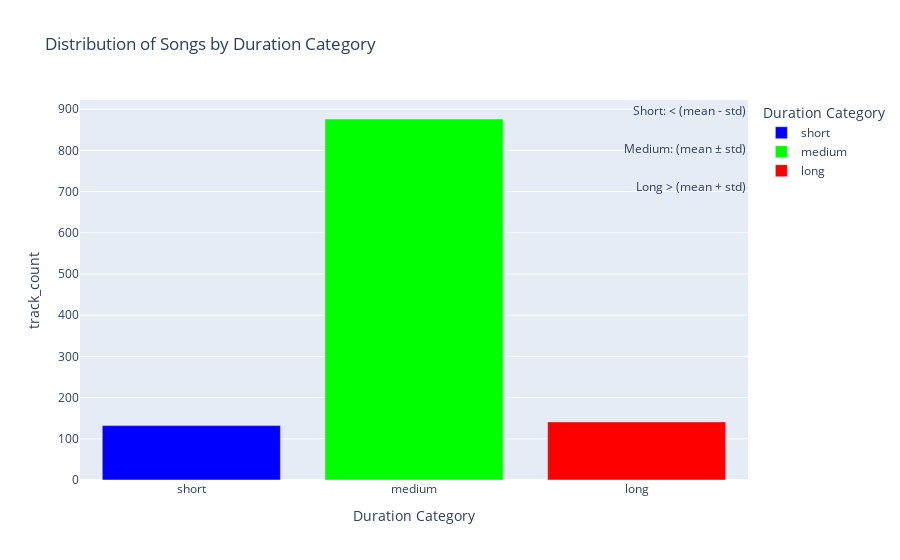
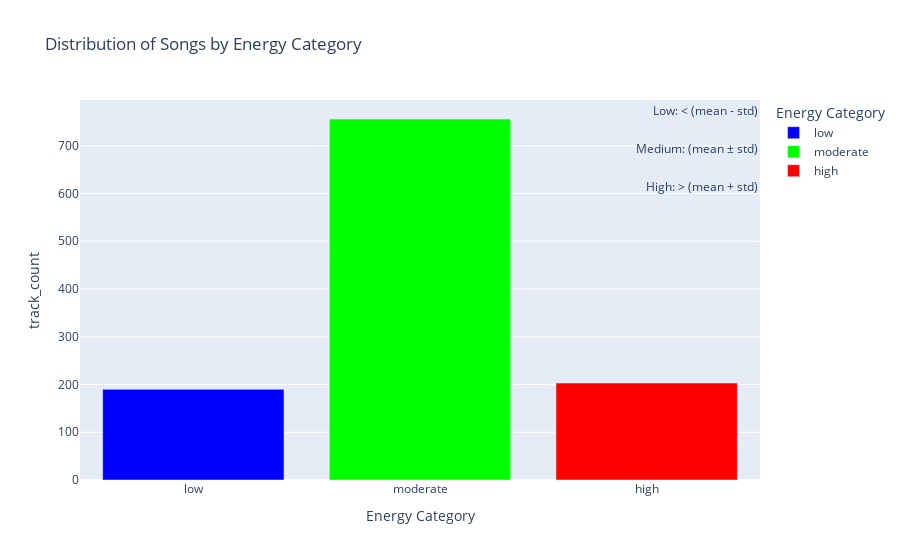

Notebook cell for these charts, in order:
### Markdown cell above
Calculate the mean and standard deviation of song duration and energy, and plot the distribution of songs in each category

### Code cell
mean_duration = df_merged_mysql_mongo['duration'].mean()
std_duration = df_merged_mysql_mongo['duration'].std()

df = df_merged_mysql_mongo
# Define a function to categorize song duration
def categorize_duration(duration):
    if duration < (mean_duration - std_duration):
        return 'short'
    elif duration < (mean_duration + std_duration):
        return 'medium'
    else:
        return 'long'

df['duration_category'] = df['duration'].apply(categorize_duration)

mean_energy = df_merged_mysql_mongo['energy'].mean()
std_energy = df_merged_mysql_mongo['energy'].std()

# Define a function to categorize tempo
def categorize_energy(energy):
    if energy < (mean_energy - std_energy):
        return 'low'
    elif energy < (mean_energy + std_energy):
        return 'moderate'
    else:
        return 'high'

df['energy_category'] = df['energy'].apply(categorize_energy)

print(f'Mean Duration: {mean_duration.round(3)}')
print(f'Standard Deviation Duration: {std_duration.round(3)}')
print(f'Mean Energy: {mean_energy.round(3)}')
print(f'Standard Deviation Energy: {std_energy.round(3)}')

# Define a custom color scale for the duration_category graph
color_scale = ['#0000FF', '#00FF00', '#FF0000']
category_orders_duration = {'duration_category': ['short', 'medium', 'long']}
category_orders_energy = {'energy_category': ['low', 'moderate', 'high']}

duration_category_counts = df['duration_category'].value_counts().reset_index()
duration_category_counts.columns = ['duration_category', 'track_count']

duration_category_fig = px.bar(duration_category_counts, x='duration_category', y='track_count',
                             title='Distribution of Songs by Duration Category',
                             labels={'duration_category': 'Duration Category'},
                             hover_data={'track_count': True},
                             color='duration_category',
                             category_orders=category_orders_duration,
                             color_discrete_sequence=color_scale)

legend_labels = {
    'short': 'Short: < (mean - std)',
    'medium': 'Medium: (mean ± std)',
    'long': 'Long > (mean + std)'
}

legend_annotations = [dict(x=1.00, y=1 - 0.1 * i, xref='paper', yref='paper',
                           text=f'{legend_labels[label]}', showarrow=False)
                      for i, label in enumerate(category_orders_duration['duration_category'])]
duration_category_fig.update_layout(annotations=legend_annotations)
duration_category_fig.show()

# Calculate the track count for each energy category
energy_category_counts = df['energy_category'].value_counts().reset_index()
energy_category_counts.columns = ['energy_category', 'track_count']


energy_category_fig = px.bar(energy_category_counts, x='energy_category', y='track_count',
                             title='Distribution of Songs by Energy Category',
                             labels={'energy_category': 'Energy Category'},
                             hover_data={'track_count': True},
                             color='energy_category',
                             category_orders=category_orders_energy,
                             color_discrete_sequence=color_scale)

legend_labels = {
    'low': 'Low: < (mean - std)',
    'moderate': 'Medium: (mean ± std)',
    'high': 'High: > (mean + std)'
}

legend_annotations = [dict(x=1.00, y=1 - 0.1 * i, xref='paper', yref='paper',
                           text=f'{legend_labels[label]}', showarrow=False)
                      for i, label in enumerate(category_orders_energy['energy_category'])]
energy_category_fig.update_layout(annotations=legend_annotations)
energy_category_fig.show()

### Figure 1 — Plotly figure (JSON) as saved in the notebook; plotly's stock layout.template omitted (floating-point values rounded to 4 significant figures)
{"data": [{"alignmentgroup": "True", "hovertemplate": "Duration Category=%{x}<br>track_count=%{y}<extra></extra>", "legendgroup": "short", "marker": {"color": "#0000FF", "pattern": {"shape": ""}}, "name": "short", "offsetgroup": "short", "orientation": "v", "showlegend": true, "textposition": "auto", "type": "bar", "x": ["short"], "xaxis": "x", "y": [132], "yaxis": "y"}, {"alignmentgroup": "True", "hovertemplate": "Duration Category=%{x}<br>track_count=%{y}<extra></extra>", "legendgroup": "medium", "marker": {"color": "#00FF00", "pattern": {"shape": ""}}, "name": "medium", "offsetgroup": "medium", "orientation": "v", "showlegend": true, "textposition": "auto", "type": "bar", "x": ["medium"], "xaxis": "x", "y": [876], "yaxis": "y"}, {"alignmentgroup": "True", "hovertemplate": "Duration Category=%{x}<br>track_count=%{y}<extra></extra>", "legendgroup": "long", "marker": {"color": "#FF0000", "pattern": {"shape": ""}}, "name": "long", "offsetgroup": "long", "orientation": "v", "showlegend": true, "textposition": "auto", "type": "bar", "x": ["long"], "xaxis": "x", "y": [141], "yaxis": "y"}], "layout": {"annotations": [{"showarrow": false, "text": "Short: < (mean - std)", "x": 1, "xref": "paper", "y": 1, "yref": "paper"}, {"showarrow": false, "text": "Medium: (mean ± std)", "x": 1, "xref": "paper", "y": 0.9, "yref": "paper"}, {"showarrow": false, "text": "Long > (mean + std)", "x": 1, "xref": "paper", "y": 0.8, "yref": "paper"}], "barmode": "relative", "legend": {"title": {"text": "Duration Category"}, "tracegroupgap": 0}, "title": {"text": "Distribution of Songs by Duration Category"}, "xaxis": {"anchor": "y", "categoryarray": ["short", "medium", "long"], "categoryorder": "array", "domain": [0, 1], "title": {"text": "Duration Category"}}, "yaxis": {"anchor": "x", "domain": [0, 1], "title": {"text": "track_count"}}}}

### Figure 2 — Plotly figure (JSON) as saved in the notebook; plotly's stock layout.template omitted (floating-point values rounded to 4 significant figures)
{"data": [{"alignmentgroup": "True", "hovertemplate": "Energy Category=%{x}<br>track_count=%{y}<extra></extra>", "legendgroup": "low", "marker": {"color": "#0000FF", "pattern": {"shape": ""}}, "name": "low", "offsetgroup": "low", "orientation": "v", "showlegend": true, "textposition": "auto", "type": "bar", "x": ["low"], "xaxis": "x", "y": [190], "yaxis": "y"}, {"alignmentgroup": "True", "hovertemplate": "Energy Category=%{x}<br>track_count=%{y}<extra></extra>", "legendgroup": "moderate", "marker": {"color": "#00FF00", "pattern": {"shape": ""}}, "name": "moderate", "offsetgroup": "moderate", "orientation": "v", "showlegend": true, "textposition": "auto", "type": "bar", "x": ["moderate"], "xaxis": "x", "y": [756], "yaxis": "y"}, {"alignmentgroup": "True", "hovertemplate": "Energy Category=%{x}<br>track_count=%{y}<extra></extra>", "legendgroup": "high", "marker": {"color": "#FF0000", "pattern": {"shape": ""}}, "name": "high", "offsetgroup": "high", "orientation": "v", "showlegend": true, "textposition": "auto", "type": "bar", "x": ["high"], "xaxis": "x", "y": [203], "yaxis": "y"}], "layout": {"annotations": [{"showarrow": false, "text": "Low: < (mean - std)", "x": 1, "xref": "paper", "y": 1, "yref": "paper"}, {"showarrow": false, "text": "Medium: (mean ± std)", "x": 1, "xref": "paper", "y": 0.9, "yref": "paper"}, {"showarrow": false, "text": "High: > (mean + std)", "x": 1, "xref": "paper", "y": 0.8, "yref": "paper"}], "barmode": "relative", "legend": {"title": {"text": "Energy Category"}, "tracegroupgap": 0}, "title": {"text": "Distribution of Songs by Energy Category"}, "xaxis": {"anchor": "y", "categoryarray": ["low", "moderate", "high"], "categoryorder": "array", "domain": [0, 1], "title": {"text": "Energy Category"}}, "yaxis": {"anchor": "x", "domain": [0, 1], "title": {"text": "track_count"}}}}
